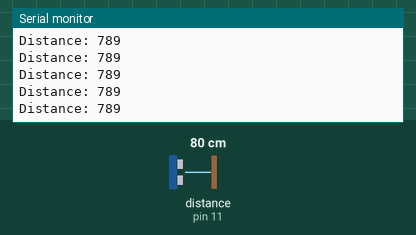
Recording of a sketch running on a simulated Arduino Uno, built with avr-gcc and run on an emulated ATmega328P. Shown: the last lines printed to the serial monitor. Wiring (inferred from the names in the program): ultrasonic range finder: trigger pin 10; echo pin 11. The inputs (shaded band) are chosen by the test bench; at power-on: distance to the obstacle (sensor on pin 11) 80 cm. The echo pulse lasts 58.3 µs per cm.

Above: at 1.2 s.
1.3 s: distance to the obstacle (sensor on pin 11) set to 250 cm
At 2.3 s:
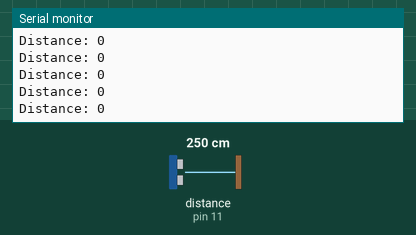
4.3 s: distance to the obstacle (sensor on pin 11) set to 2 cm
At 5.2 s:
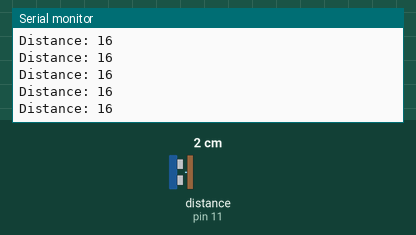
7.3 s: distance to the obstacle (sensor on pin 11) set to 18 cm
At 8.1 s:
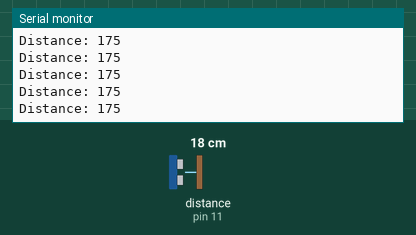
10.3 s: distance to the obstacle (sensor on pin 11) set to 299 cm
At 11.0 s:
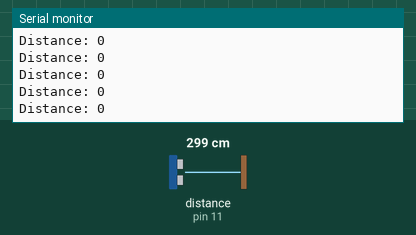
13.3 s: distance to the obstacle (sensor on pin 11) set to 35 cm
At 13.8 s:
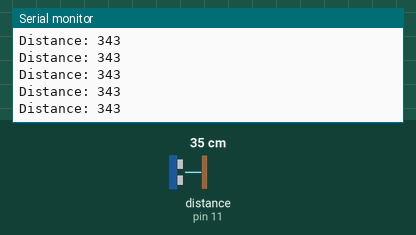
16.3 s: distance to the obstacle (sensor on pin 11) set to 4 cm
At 17.3 s:
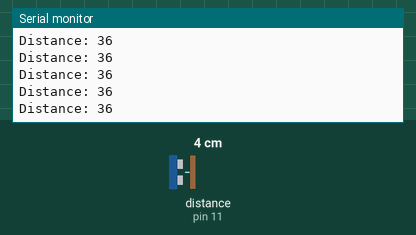
Timing chart, 0 to 19.3 s (numbered marks = the images above; inputs shaded):
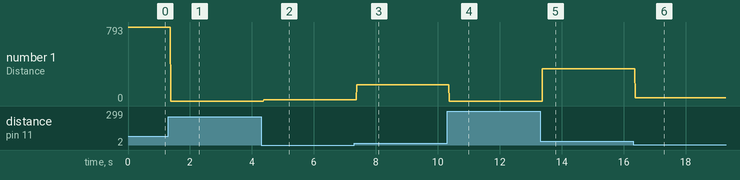

The sketch:

TestSensor.ino
```cpp
const int triggerPin = 10, echoPin = 11;
unsigned long duration = 0, distance = 0;

void setup()
{
    pinMode(triggerPin, OUTPUT);
    digitalWrite(triggerPin, LOW);

    pinMode(echoPin, INPUT);
    Serial.begin(9600);
}

void loop()
{
    digitalWrite(triggerPin, HIGH);
    delayMicroseconds(10);
    digitalWrite(triggerPin, LOW);
    duration = pulseIn(echoPin, HIGH, 10000);
    distance = duration * 0.17;
    Serial.print("Distance: ");
    Serial.println(distance);
}
```

Measured:
- after the input at 1.3 s, the serial monitor: prints a new line after 0.08 s (image 1)
- after the input at 4.3 s, the serial monitor: prints a new line after 0.08 s (image 2)
- after the input at 7.3 s, the serial monitor: prints a new line after 0.08 s (image 3)
- after the input at 10.3 s, the serial monitor: prints a new line after 0.07 s (image 4)
- after the input at 13.3 s, the serial monitor: prints a new line after 0.08 s (image 5)
- after the input at 16.3 s, the serial monitor: prints a new line after 0.07 s (image 6)
- plotted number 1: 789 → 0 after the input at 1.3 s, 0 → 16 after the input at 4.3 s, 16 → 175 after the input at 7.3 s, 175 → 0 after the input at 10.3 s, 0 → 343 after the input at 13.3 s
